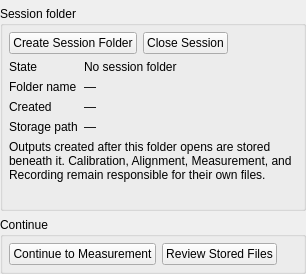
<?xml version='1.0' encoding='utf-8'?>
<ui version="4.0">
 <class>SessionWorkspace</class>
 <widget class="QWidget" name="SessionWorkspace">
  <layout class="QVBoxLayout" name="pageLayout">
   <item>
    <widget class="QWidget" name="headerHost">
     <layout class="QVBoxLayout" name="headerLayout">
      <property name="leftMargin">
       <number>0</number>
      </property>
      <property name="topMargin">
       <number>0</number>
      </property>
      <property name="rightMargin">
       <number>0</number>
      </property>
      <property name="bottomMargin">
       <number>0</number>
      </property>
     </layout>
    </widget>
   </item>
   <item>
    <widget class="QGroupBox" name="lifecycle_group">
     <property name="title">
      <string>Session folder</string>
     </property>
     <layout class="QVBoxLayout" name="lifecycle_groupLayout">
      <item>
       <widget class="QWidget" name="actionsHost">
        <layout class="QHBoxLayout" name="actionLayout">
         <item>
          <widget class="QPushButton" name="sessionWorkspaceOpen">
           <property name="text">
            <string>Create Session Folder</string>
           </property>
           <property name="toolTip">
            <string>Create recordings/YYYYMMDD_HHMMSS_nanoseconds and route subsequent outputs into it.</string>
           </property>
           <property name="sizePolicy">
            <sizepolicy hsizetype="Maximum" vsizetype="Fixed">
             <horstretch>0</horstretch>
             <verstretch>0</verstretch>
            </sizepolicy>
           </property>
          </widget>
         </item>
         <item>
          <widget class="QPushButton" name="sessionWorkspaceClose">
           <property name="text">
            <string>Close Session</string>
           </property>
           <property name="toolTip">
            <string>Stop active Detection, save and seal the current Measurement, then close the Session.</string>
           </property>
           <property name="sizePolicy">
            <sizepolicy hsizetype="Maximum" vsizetype="Fixed">
             <horstretch>0</horstretch>
             <verstretch>0</verstretch>
            </sizepolicy>
           </property>
          </widget>
         </item>
         <property name="leftMargin">
          <number>0</number>
         </property>
         <property name="topMargin">
          <number>0</number>
         </property>
         <property name="rightMargin">
          <number>0</number>
         </property>
         <property name="bottomMargin">
          <number>0</number>
         </property>
         <item>
          <spacer name="actionLayoutSpacer">
           <property name="orientation">
            <enum>Qt::Horizontal</enum>
           </property>
           <property name="sizeHint">
            <size>
             <width>20</width>
             <height>0</height>
            </size>
           </property>
          </spacer>
         </item>
        </layout>
       </widget>
      </item>
      <item>
       <widget class="QWidget" name="folderHost">
        <layout class="QFormLayout" name="folderLayout">
         <item row="0" column="0">
          <widget class="QLabel" name="sessionWorkspaceLifecycleLabel">
           <property name="text">
            <string>State</string>
           </property>
          </widget>
         </item>
         <item row="0" column="1">
          <widget class="QLabel" name="sessionWorkspaceLifecycle">
           <property name="text">
            <string>No session folder</string>
           </property>
           <property name="wordWrap">
            <bool>true</bool>
           </property>
          </widget>
         </item>
         <item row="1" column="0">
          <widget class="QLabel" name="sessionWorkspaceFolderNameLabel">
           <property name="text">
            <string>Folder name</string>
           </property>
          </widget>
         </item>
         <item row="1" column="1">
          <widget class="QLabel" name="sessionWorkspaceFolderName">
           <property name="text">
            <string>—</string>
           </property>
           <property name="wordWrap">
            <bool>true</bool>
           </property>
          </widget>
         </item>
         <item row="2" column="0">
          <widget class="QLabel" name="sessionWorkspaceCreatedLabel">
           <property name="text">
            <string>Created</string>
           </property>
          </widget>
         </item>
         <item row="2" column="1">
          <widget class="QLabel" name="sessionWorkspaceCreated">
           <property name="text">
            <string>—</string>
           </property>
           <property name="wordWrap">
            <bool>true</bool>
           </property>
          </widget>
         </item>
         <item row="3" column="0">
          <widget class="QLabel" name="sessionWorkspaceFolderPathLabel">
           <property name="text">
            <string>Storage path</string>
           </property>
          </widget>
         </item>
         <item row="3" column="1">
          <widget class="QLabel" name="sessionWorkspaceFolderPath">
           <property name="text">
            <string>—</string>
           </property>
           <property name="wordWrap">
            <bool>true</bool>
           </property>
          </widget>
         </item>
         <property name="leftMargin">
          <number>0</number>
         </property>
         <property name="topMargin">
          <number>0</number>
         </property>
         <property name="rightMargin">
          <number>0</number>
         </property>
         <property name="bottomMargin">
          <number>0</number>
         </property>
        </layout>
       </widget>
      </item>
      <item>
       <widget class="QLabel" name="storage_rule_label">
        <property name="text">
         <string>Outputs created after this folder opens are stored beneath it. Calibration, Alignment, Measurement, and Recording remain responsible for their own files.</string>
        </property>
        <property name="wordWrap">
         <bool>true</bool>
        </property>
       </widget>
      </item>
      <item>
       <widget class="QLabel" name="sessionWorkspaceFeedback">
        <property name="text">
         <string />
        </property>
        <property name="wordWrap">
         <bool>true</bool>
        </property>
       </widget>
      </item>
      <property name="leftMargin">
       <number>6</number>
      </property>
      <property name="topMargin">
       <number>6</number>
      </property>
      <property name="rightMargin">
       <number>6</number>
      </property>
      <property name="bottomMargin">
       <number>6</number>
      </property>
     </layout>
    </widget>
   </item>
   <item>
    <widget class="QGroupBox" name="navigation_group">
     <property name="title">
      <string>Continue</string>
     </property>
     <layout class="QHBoxLayout" name="navigation_groupLayout">
      <item>
       <widget class="QPushButton" name="open_measurement_button">
        <property name="text">
         <string>Continue to Measurement</string>
        </property>
       </widget>
      </item>
      <item>
       <widget class="QPushButton" name="open_review_button">
        <property name="text">
         <string>Review Stored Files</string>
        </property>
       </widget>
      </item>
      <property name="leftMargin">
       <number>6</number>
      </property>
      <property name="topMargin">
       <number>6</number>
      </property>
      <property name="rightMargin">
       <number>6</number>
      </property>
      <property name="bottomMargin">
       <number>6</number>
      </property>
      <item>
       <spacer name="navigation_groupLayoutSpacer">
        <property name="orientation">
         <enum>Qt::Horizontal</enum>
        </property>
        <property name="sizeHint">
         <size>
          <width>20</width>
          <height>0</height>
         </size>
        </property>
       </spacer>
      </item>
     </layout>
    </widget>
   </item>
   <property name="leftMargin">
    <number>0</number>
   </property>
   <property name="topMargin">
    <number>0</number>
   </property>
   <property name="rightMargin">
    <number>0</number>
   </property>
   <property name="bottomMargin">
    <number>0</number>
   </property>
  </layout>
 </widget>
 <resources />
 <connections />
</ui>
